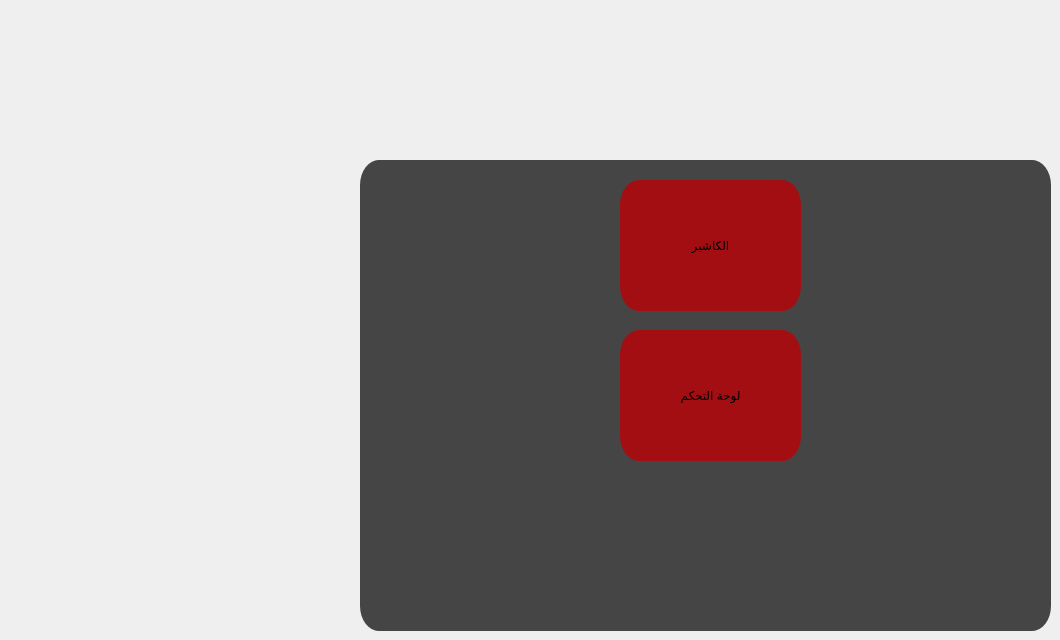
    <widget class="QWidget" name="tab_3">
     <attribute name="title">
      <string>Page</string>
     </attribute>
     <widget class="QFrame" name="frame_menu_3">
      <property name="enabled">
       <bool>true</bool>
      </property>
      <property name="geometry">
       <rect>
        <x>360</x>
        <y>160</y>
        <width>691</width>
        <height>471</height>
       </rect>
      </property>
      <property name="whatsThis">
       <string>&lt;html&gt;&lt;head/&gt;&lt;body&gt;&lt;p&gt;&lt;img src=&quot;:/pt/pos.png&quot;/&gt;&lt;/p&gt;&lt;/body&gt;&lt;/html&gt;</string>
      </property>
      <property name="styleSheet">
       <string notr="true">
QFrame{
	border-radius: 19px solid;
	background-color: qlineargradient(spread:pad, x1:1, y1:1, x2:1, y2:1, stop:1 rgba(0, 0, 0, 181));
}
QFrame:hover{
	border-left:3px solid rgb(255, 242, 0);
	border-bottom:3px solid rgb(255, 242, 0);
    border-top:3px solid rgb(255, 190, 0);
	border-right:3px solid rgb(255, 190, 0);
	

}</string>
      </property>
      <property name="frameShape">
       <enum>QFrame::StyledPanel</enum>
      </property>
      <property name="frameShadow">
       <enum>QFrame::Raised</enum>
      </property>
      <widget class="QPushButton" name="btn_category_2">
       <property name="geometry">
        <rect>
         <x>260</x>
         <y>170</y>
         <width>181</width>
         <height>131</height>
        </rect>
       </property>
       <property name="cursor">
        <cursorShape>PointingHandCursor</cursorShape>
       </property>
       <property name="styleSheet">
        <string notr="true">QPushButton{
	border-radius: 19px solid;
	border-bottom:0px solid rgb(171, 16, 20);
    border-top:0px solid rgb(171, 16, 20);
	
	background-color: rgb(163, 14, 18);


  

}
QPushButton:hover{
	border-radius: 19px solid;
	border-bottom:0px solid rgb(171, 16, 20);
    border-top:0px solid rgb(171, 16, 20);
	
	background-color: rgb(44, 50, 93);


  

}

QPushButton:pressed{
	border-radius: 36px solid;
	border-bottom:0px solid rgb(171, 16, 20);
    border-top:0px solid rgb(171, 16, 20);
	
	background-color: rgb(44, 50, 93);


  

}
</string>
       </property>
       <property name="text">
        <string>لوحة التحكم</string>
       </property>
       <property name="icon">
        <iconset resource="pt.qrc">
         <normaloff>:/pt/db.png</normaloff>:/pt/db.png</iconset>
       </property>
       <property name="iconSize">
        <size>
         <width>70</width>
         <height>70</height>
        </size>
       </property>
      </widget>
      <widget class="QPushButton" name="pushButton_10">
       <property name="geometry">
        <rect>
         <x>260</x>
         <y>20</y>
         <width>181</width>
         <height>131</height>
        </rect>
       </property>
       <property name="cursor">
        <cursorShape>PointingHandCursor</cursorShape>
       </property>
       <property name="styleSheet">
        <string notr="true">QPushButton{
	border-radius: 19px solid;
	border-bottom:0px solid rgb(171, 16, 20);
    border-top:0px solid rgb(171, 16, 20);
	
	background-color: rgb(163, 14, 18);


  

}
QPushButton:hover{
	border-radius: 19px solid;
	border-bottom:0px solid rgb(171, 16, 20);
    border-top:0px solid rgb(171, 16, 20);
	
	background-color: rgb(44, 50, 93);


  

}

QPushButton:pressed{
	border-radius: 36px solid;
	border-bottom:0px solid rgb(171, 16, 20);
    border-top:0px solid rgb(171, 16, 20);
	
	background-color: rgb(44, 50, 93);


  

}
</string>
       </property>
       <property name="text">
        <string>الكاشير</string>
       </property>
       <property name="icon">
        <iconset resource="../../Desktop/pt.qrc">
         <normaloff>:/pt/administrator.png</normaloff>:/pt/administrator.png</iconset>
       </property>
       <property name="iconSize">
        <size>
         <width>70</width>
         <height>70</height>
        </size>
       </property>
      </widget>
     </widget>
     <widget class="QFrame" name="frame_8">
      <property name="geometry">
       <rect>
        <x>340</x>
        <y>50</y>
        <width>191</width>
        <height>121</height>
       </rect>
      </property>
      <property name="styleSheet">
       <string notr="true">image: url(:/pt/pos.png);
border: none;
background-color: none;</string>
      </property>
      <property name="frameShape">
       <enum>QFrame::StyledPanel</enum>
      </property>
      <property name="frameShadow">
       <enum>QFrame::Raised</enum>
      </property>
     </widget>
     <widget class="QFrame" name="frame_5">
      <property name="geometry">
       <rect>
        <x>460</x>
        <y>70</y>
        <width>571</width>
        <height>81</height>
       </rect>
      </property>
      <property name="styleSheet">
       <string notr="true">
QFrame{
	border-radius: 19px solid;
	
	background-color: none;
}
QFrame:hover{
	
	border:3px solid rgb(255, 190, 0);
	
	

}</string>
      </property>
      <property name="frameShape">
       <enum>QFrame::StyledPanel</enum>
      </property>
      <property name="frameShadow">
       <enum>QFrame::Raised</enum>
      </property>
     </widget>
     <zorder>frame_5</zorder>
     <zorder>frame_menu_3</zorder>
     <zorder>frame_8</zorder>
    </widget>
